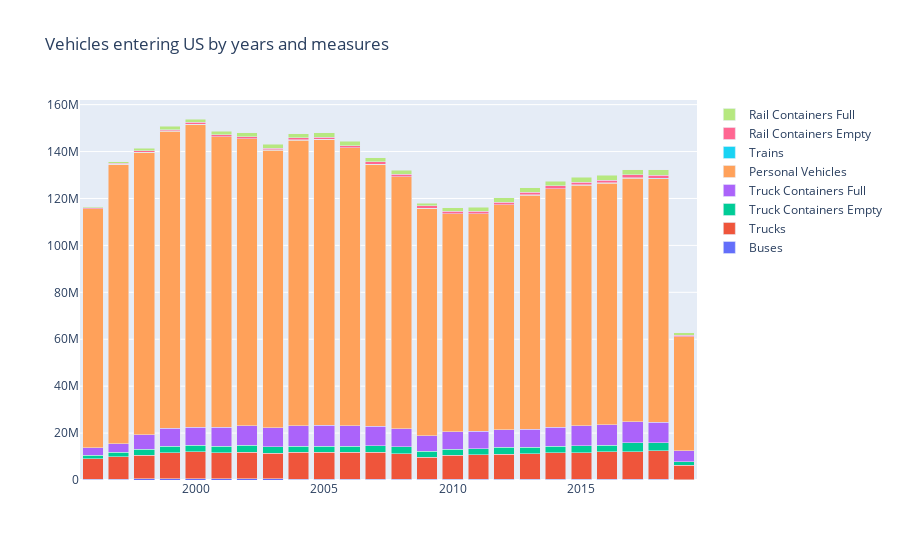

Write notebook code for a chart like this one.
### Code cell
# stacked bar chart 
# set parameters
val_b = df_dm_v.loc(axis=0)[:,'Buses'].values.flatten().tolist()
val_tk = df_dm_v.loc(axis=0)[:,'Trucks'].values.flatten().tolist()
val_tke = df_dm_v.loc(axis=0)[:,'Truck Containers Empty'].values.flatten().tolist()
val_tkf = df_dm_v.loc(axis=0)[:,'Truck Containers Full'].values.flatten().tolist()
val_pv = df_dm_v.loc(axis=0)[:,'Personal Vehicles'].values.flatten().tolist()
val_tr = df_dm_v.loc(axis=0)[:,'Trains'].values.flatten().tolist()
val_tre = df_dm_v.loc(axis=0)[:,'Rail Containers Empty'].values.flatten().tolist()
val_trf = df_dm_v.loc(axis=0)[:,'Rail Containers Full'].values.flatten().tolist()

# configure stacked bar chart
fig = go.Figure(data=[
    go.Bar(name='Buses', x= years, y= val_b), 
    go.Bar(name='Trucks', x= years, y= val_tk),
    go.Bar(name='Truck Containers Empty', x= years, y= val_tke),
    go.Bar(name='Truck Containers Full', x= years, y= val_tkf),
    go.Bar(name='Personal Vehicles', x= years, y= val_pv),
    go.Bar(name='Trains', x= years, y= val_tr),
    go.Bar(name='Rail Containers Empty', x= years, y= val_tre),
    go.Bar(name='Rail Containers Full', x= years, y= val_trf)])

# change bar mode to stack
fig.update_layout(title = 'Vehicles entering US by years and measures', barmode='stack')
fig.show()
